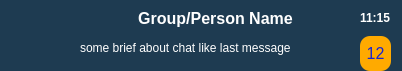
<?xml version="1.0" encoding="UTF-8"?>
<ui version="4.0">
 <class>chat_widget</class>
 <widget class="QWidget" name="chat_widget">
  <property name="geometry">
   <rect>
    <x>0</x>
    <y>0</y>
    <width>402</width>
    <height>71</height>
   </rect>
  </property>
  <property name="sizePolicy">
   <sizepolicy hsizetype="Preferred" vsizetype="Maximum">
    <horstretch>0</horstretch>
    <verstretch>0</verstretch>
   </sizepolicy>
  </property>
  <property name="maximumSize">
   <size>
    <width>16777215</width>
    <height>71</height>
   </size>
  </property>
  <property name="windowTitle">
   <string>Form</string>
  </property>
  <property name="styleSheet">
   <string notr="true">background-color: rgb(30, 59, 81);	
color: rgb(255, 255, 255);
border: none;
border-radius:3px;
</string>
  </property>
  <layout class="QHBoxLayout" name="horizontalLayout_2">
   <property name="spacing">
    <number>0</number>
   </property>
   <property name="sizeConstraint">
    <enum>QLayout::SetDefaultConstraint</enum>
   </property>
   <property name="leftMargin">
    <number>0</number>
   </property>
   <property name="topMargin">
    <number>0</number>
   </property>
   <property name="rightMargin">
    <number>11</number>
   </property>
   <property name="bottomMargin">
    <number>0</number>
   </property>
   <item>
    <widget class="QLabel" name="chat_icon">
     <property name="sizePolicy">
      <sizepolicy hsizetype="Fixed" vsizetype="Fixed">
       <horstretch>0</horstretch>
       <verstretch>0</verstretch>
      </sizepolicy>
     </property>
     <property name="minimumSize">
      <size>
       <width>71</width>
       <height>71</height>
      </size>
     </property>
     <property name="maximumSize">
      <size>
       <width>71</width>
       <height>71</height>
      </size>
     </property>
     <property name="text">
      <string/>
     </property>
     <property name="pixmap">
      <pixmap>res/usericon.png</pixmap>
     </property>
     <property name="scaledContents">
      <bool>true</bool>
     </property>
     <property name="alignment">
      <set>Qt::AlignCenter</set>
     </property>
    </widget>
   </item>
   <item>
    <widget class="QFrame" name="heading">
     <property name="frameShape">
      <enum>QFrame::StyledPanel</enum>
     </property>
     <property name="frameShadow">
      <enum>QFrame::Raised</enum>
     </property>
     <layout class="QVBoxLayout" name="verticalLayout">
      <item>
       <widget class="QPushButton" name="chat_heading">
        <property name="font">
         <font>
          <pointsize>12</pointsize>
          <weight>75</weight>
          <bold>true</bold>
         </font>
        </property>
        <property name="styleSheet">
         <string notr="true">QPushButton {
	background-color: rgb(30, 59, 81);	
	color: rgb(255, 255, 255);
	border: none;
 }
QPushButton:hover{     
	background-color: rgb(230, 136, 136);
 }
QPushButton:pressed{     
	border-bottom: 5px solid  rgb(30, 59, 81);	
}</string>
        </property>
        <property name="text">
         <string>Group/Person Name</string>
        </property>
        <property name="autoDefault">
         <bool>false</bool>
        </property>
        <property name="default">
         <bool>false</bool>
        </property>
        <property name="flat">
         <bool>true</bool>
        </property>
       </widget>
      </item>
      <item>
       <widget class="QLabel" name="chat_brief">
        <property name="text">
         <string>some brief about chat like last message</string>
        </property>
        <property name="textFormat">
         <enum>Qt::AutoText</enum>
        </property>
        <property name="scaledContents">
         <bool>false</bool>
        </property>
        <property name="alignment">
         <set>Qt::AlignLeading|Qt::AlignLeft|Qt::AlignVCenter</set>
        </property>
        <property name="wordWrap">
         <bool>false</bool>
        </property>
       </widget>
      </item>
     </layout>
    </widget>
   </item>
   <item>
    <widget class="QFrame" name="extra_info">
     <property name="sizePolicy">
      <sizepolicy hsizetype="Maximum" vsizetype="Preferred">
       <horstretch>0</horstretch>
       <verstretch>0</verstretch>
      </sizepolicy>
     </property>
     <property name="frameShape">
      <enum>QFrame::StyledPanel</enum>
     </property>
     <property name="frameShadow">
      <enum>QFrame::Raised</enum>
     </property>
     <layout class="QVBoxLayout" name="verticalLayout_2">
      <property name="spacing">
       <number>0</number>
      </property>
      <property name="leftMargin">
       <number>0</number>
      </property>
      <property name="topMargin">
       <number>0</number>
      </property>
      <property name="rightMargin">
       <number>0</number>
      </property>
      <property name="bottomMargin">
       <number>0</number>
      </property>
      <item>
       <widget class="QLabel" name="chat_time">
        <property name="font">
         <font>
          <weight>75</weight>
          <bold>true</bold>
         </font>
        </property>
        <property name="styleSheet">
         <string notr="true"/>
        </property>
        <property name="text">
         <string>11:15</string>
        </property>
       </widget>
      </item>
      <item>
       <widget class="QLabel" name="chat_messages_count">
        <property name="font">
         <font>
          <pointsize>12</pointsize>
          <weight>50</weight>
          <bold>false</bold>
         </font>
        </property>
        <property name="styleSheet">
         <string notr="true">color: rgb(23, 36, 211);
background-color: rgb(255, 170, 0);
border-radius: 10;
border-color: rgb(0, 0, 195);</string>
        </property>
        <property name="text">
         <string>12</string>
        </property>
        <property name="scaledContents">
         <bool>false</bool>
        </property>
        <property name="alignment">
         <set>Qt::AlignCenter</set>
        </property>
        <property name="textInteractionFlags">
         <set>Qt::NoTextInteraction</set>
        </property>
       </widget>
      </item>
     </layout>
    </widget>
   </item>
  </layout>
 </widget>
 <resources>
  <include location="resource1.qrc"/>
 </resources>
 <connections/>
</ui>
